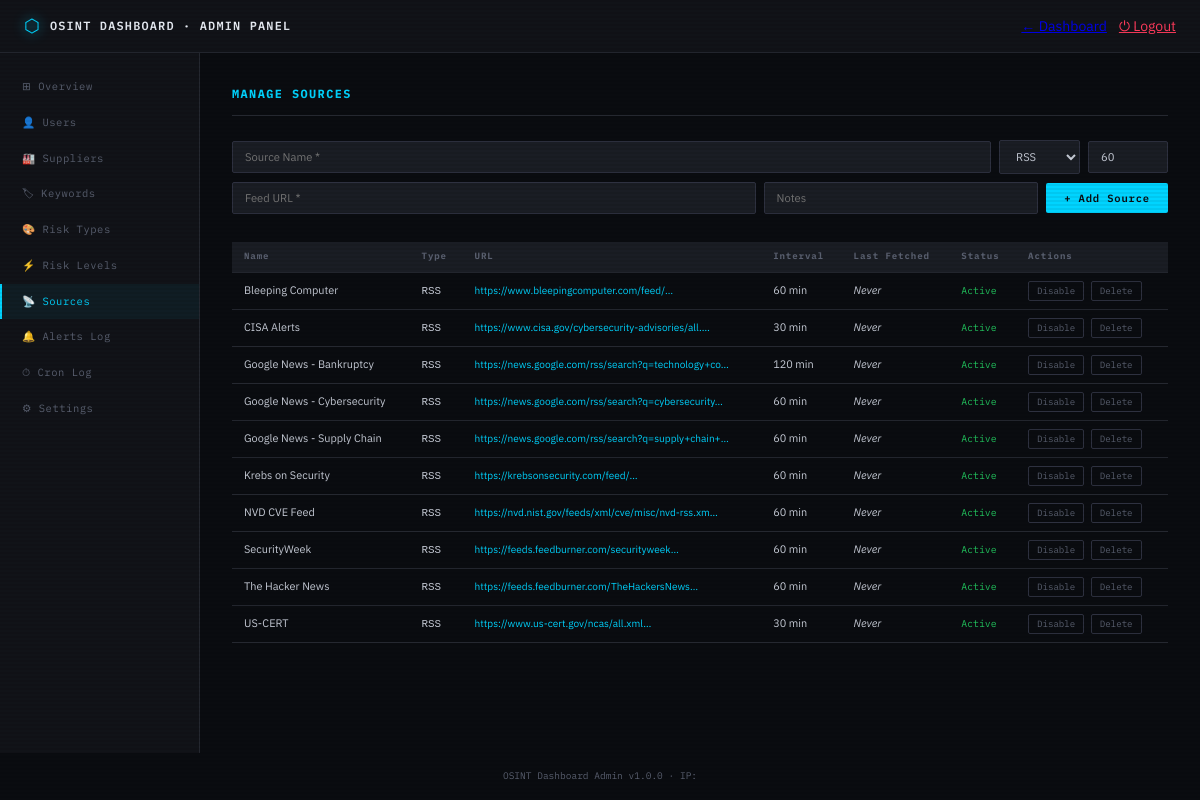
The app's page /admin/index.php?section=sources (signed in) with its own data.
### tables this page shows
CREATE TABLE IF NOT EXISTS sources (
    id INT AUTO_INCREMENT PRIMARY KEY,
    name VARCHAR(255) NOT NULL,
    type ENUM('RSS', 'API', 'Scrape') DEFAULT 'RSS',
    url TEXT NOT NULL,
    active TINYINT(1) DEFAULT 1,
    last_fetched DATETIME,
    fetch_interval INT DEFAULT 60 COMMENT 'Minutes between fetches',
    notes TEXT,
    created_at TIMESTAMP DEFAULT CURRENT_TIMESTAMP
);

### config.php (called while the page is built, shortened)
<?php
function e(string $s): string {
    return htmlspecialchars($s, ENT_QUOTES | ENT_SUBSTITUTE, 'UTF-8');
}

### admin/index.php (the view, shortened to what this page needs)
<?php
require_once __DIR__ . '/../config.php';
if (empty($_SESSION['admin_auth'])) { ?>
<?php exit; }
$section = $_GET['section'] ?? ($_POST['section'] ?? 'dashboard');
$db = getDB();
?>
<!DOCTYPE html>
<html lang="en">
<head>
<link rel="stylesheet" href="../assets/css/dashboard.css">
<link rel="stylesheet" href="admin.css">
</head>
<body>
<header class="topbar">
  <div class="topbar-inner">
    <div class="logo"><span class="logo-icon">⬡</span><span class="logo-text">OSINT Dashboard · Admin Panel</span></div>
    <nav class="topbar-nav">
      <a href="../index.php" class="nav-link">← Dashboard</a>
      <a href="?logout=1" class="nav-link" style="color:var(--high);border-color:var(--high)">⏻ Logout</a>
    </nav>
  </div>
</header>
<div class="admin-layout">
<aside class="admin-sidebar">
<?php
$sections = [
  'dashboard'   => ['⊞', 'Overview'],
  'users'       => ['👤', 'Users'],
  'suppliers'   => ['🏭', 'Suppliers'],
  'keywords'    => ['🏷', 'Keywords'],
  'risk_types'  => ['🎨', 'Risk Types'],
  'risk_levels' => ['⚡', 'Risk Levels'],
  'sources'     => ['📡', 'Sources'],
  'alerts'      => ['🔔', 'Alerts Log'],
  'cron'        => ['⏱', 'Cron Log'],
  'settings'    => ['⚙', 'Settings'],
];
foreach ($sections as $key => [$icon, $label]):
?>
  <a href="?section=<?= $key ?>" class="sidebar-link <?= $section===$key?'active':'' ?>"><?= $icon ?> <?= $label ?></a>
<?php endforeach; ?>
</aside>
<main class="admin-content">
<?php
if ($section === 'dashboard'):
    $stats   = $db->query("SELECT COUNT(*) AS total, SUM(risk_level='High') AS high, SUM(risk_level='Medium') AS med, SUM(risk_level='Low') AS low FROM alerts WHERE dismissed=0")->fetch();
    $lastCron = $db->query("SELECT * FROM cron_log ORDER BY run_at DESC LIMIT 1")->fetch();
    $totalUsers     = $db->query("SELECT COUNT(*) FROM users")->fetchColumn();
    $totalSuppliers = $db->query("SELECT COUNT(*) FROM suppliers WHERE active=1")->fetchColumn();
    $totalSources   = $db->query("SELECT COUNT(*) FROM sources WHERE active=1")->fetchColumn();
    $totalKeywords  = $db->query("SELECT COUNT(*) FROM keywords WHERE active=1")->fetchColumn();
?>
<h1 class="admin-h1">System Overview</h1>
<div class="overview-grid">
  <div class="ov-card"><div class="ov-val"><?= (int)$stats['total'] ?></div><div class="ov-label">Active Alerts</div></div>
  <div class="ov-card red"><div class="ov-val"><?= (int)$stats['high'] ?></div><div class="ov-label">High Risk</div></div>
  <div class="ov-card yellow"><div class="ov-val"><?= (int)$stats['med'] ?></div><div class="ov-label">Medium Risk</div></div>
  <div class="ov-card green"><div class="ov-val"><?= (int)$stats['low'] ?></div><div class="ov-label">Low Risk</div></div>
  <div class="ov-card"><div class="ov-val"><?= (int)$totalUsers ?></div><div class="ov-label">Users</div></div>
  <div class="ov-card"><div class="ov-val"><?= (int)$totalSuppliers ?></div><div class="ov-label">Suppliers</div></div>
  <div class="ov-card"><div class="ov-val"><?= (int)$totalSources ?></div><div class="ov-label">Sources</div></div>
  <div class="ov-card"><div class="ov-val"><?= (int)$totalKeywords ?></div><div class="ov-label">Keywords</div></div>
</div>
<?php if ($lastCron): ?>
<div class="info-box"><strong>Last Cron Run:</strong> <?= e($lastCron['run_at']) ?> · Source: <?= e($lastCron['source_name']) ?> · Items: <?= (int)$lastCron['items_fetched'] ?> · Alerts: <?= (int)$lastCron['alerts_created'] ?></div>
<?php endif; ?>
<div class="info-box"><strong>Cron Command:</strong><br><code>*/30 * * * * php <?= e(dirname(__DIR__)) ?>/run_cron.php</code></div>
<?php
elseif ($section === 'sources'):
    $sources = $db->query("SELECT * FROM sources ORDER BY name")->fetchAll();
?>
<h1 class="admin-h1">Manage Sources</h1>
<form method="POST" class="admin-form">
  <div class="form-row">
    <input name="name" placeholder="Source Name *" required class="form-input" style="flex:1">
    <select name="type" class="form-select"><option>RSS</option><option>API</option><option>Scrape</option></select>
    <input name="fetch_interval" type="number" placeholder="Interval (min)" value="60" class="form-input" style="width:80px">
  </div>
  <div class="form-row">
    <input name="url" placeholder="Feed URL *" required class="form-input" style="flex:2">
    <input name="notes" placeholder="Notes" class="form-input" style="flex:1">
    <button type="submit" name="add_source" class="btn-admin-primary">+ Add Source</button>
  </div>
</form>
<table class="admin-table">
  <thead><tr><th>Name</th><th>Type</th><th>URL</th><th>Interval</th><th>Last Fetched</th><th>Status</th><th>Actions</th></tr></thead>
  <tbody>
  <?php foreach ($sources as $s): ?>
  <tr class="<?= $s['active']?'':'row-disabled' ?>">
    <td><?= e($s['name']) ?></td>
    <td><code><?= e($s['type']) ?></code></td>
    <td><a href="<?= e($s['url']) ?>" target="_blank" class="table-link"><?= e(substr($s['url'],0,50)) ?>…</a></td>
    <td><?= (int)$s['fetch_interval'] ?> min</td>
    <td><?= $s['last_fetched']?e($s['last_fetched']):'<em>Never</em>' ?></td>
    <td><?= $s['active']?'<span class="status-on">Active</span>':'<span class="status-off">Inactive</span>' ?></td>
    <td>
      <form method="POST" style="display:inline"><input type="hidden" name="id" value="<?= $s['id'] ?>"><button name="toggle_source" class="btn-sm"><?= $s['active']?'Disable':'Enable' ?></button></form>
      <form method="POST" style="display:inline" onsubmit="return confirm('Delete?')"><input type="hidden" name="id" value="<?= $s['id'] ?>"><button name="delete_source" class="btn-sm btn-danger">Delete</button></form>
    </td>
  </tr>
  <?php endforeach; ?>
  </tbody>
</table>
<?php
endif; ?>
</main>
</div>
<footer style="max-width:1600px;margin:0 auto;padding:16px 24px;text-align:center;font-family:var(--font-mono);font-size:0.68rem;color:var(--text-dim)">
  OSINT Dashboard Admin v<?= APP_VERSION ?> · IP: <?= e($_SESSION['admin_ip']??'') ?>
</footer>
</body>
</html>

### assets/css/dashboard.css (style rules this page uses)
:root { --bg: #0a0c10; --surface: #111318; --surface2: #1a1d24; --border: #252830; --border2: #2e3140; --text: #c8cdd8; --text-dim: #5a6070; --text-bright: #e8ecf4; --accent: #00d4ff; --accent-dim: #0099bb; --high: #ff3b5c; --high-dim: #7a1025; --medium: #f59e0b; --medium-dim: #7a4f05; --low: #22c55e; --low-dim: #0d5c2a; --security: #8b5cf6; --financial: #f97316; --supply: #06b6d4; --geo: #ec4899; --font-mono: 'IBM Plex Mono', monospace; --font-sans: 'IBM Plex Sans', sans-serif; }
*, *::before, *::after { box-sizing: border-box; margin: 0; padding: 0; }
html { font-size: 14px; scroll-behavior: smooth; }
body { background: var(--bg); color: var(--text); font-family: var(--font-sans); min-height: 100vh; line-height: 1.5; }
body::before { content: ''; position: fixed; inset: 0; background: repeating-linear-gradient( 0deg, transparent, transparent 2px, rgba(0,0,0,0.06) 2px, rgba(0,0,0,0.06) 4px ); pointer-events: none; z-index: 9999; }
.topbar { background: var(--surface); border-bottom: 1px solid var(--border); position: sticky; top: 0; z-index: 100; }
.topbar-inner { max-width: 1600px; margin: 0 auto; padding: 0 24px; height: 52px; display: flex; align-items: center; justify-content: space-between; }
.logo { display: flex; align-items: center; gap: 10px; }
.logo-icon { font-size: 1.3rem; color: var(--accent); filter: drop-shadow(0 0 6px var(--accent)); }
.logo-text { font-family: var(--font-mono); font-size: 0.85rem; font-weight: 600; letter-spacing: 0.1em; color: var(--text-bright); text-transform: uppercase; }
.topbar-nav { display: flex; align-items: center; gap: 12px; }

### admin/admin.css (style rules this page uses)
.admin-layout { display: flex; min-height: calc(100vh - 52px - 48px); max-width: 1600px; margin: 0 auto; }
.admin-sidebar { width: 200px; min-width: 200px; background: var(--surface); border-right: 1px solid var(--border); padding: 16px 0; display: flex; flex-direction: column; }
.sidebar-link { display: block; font-family: var(--font-mono); font-size: 0.75rem; letter-spacing: 0.05em; color: var(--text-dim); text-decoration: none; padding: 10px 20px; transition: all 0.12s; border-left: 2px solid transparent; }
.sidebar-link.active { color: var(--accent); border-left-color: var(--accent); background: rgba(0,212,255,0.05); }
.admin-content { flex: 1; padding: 32px; overflow-x: auto; }
.admin-h1 { font-family: var(--font-mono); font-size: 0.85rem; letter-spacing: 0.12em; color: var(--accent); text-transform: uppercase; margin-bottom: 24px; padding-bottom: 12px; border-bottom: 1px solid var(--border); }
.admin-form { margin-bottom: 28px; }
.form-row { display: flex; gap: 8px; flex-wrap: wrap; margin-bottom: 8px; align-items: center; }
.form-input, .form-select, .form-textarea { background: var(--surface2); border: 1px solid var(--border2); color: var(--text); font-family: var(--font-sans); font-size: 0.8rem; padding: 8px 12px; border-radius: 2px; outline: none; transition: border-color 0.15s; }
.btn-admin-primary { background: var(--accent); color: var(--bg); border: none; font-family: var(--font-mono); font-size: 0.75rem; font-weight: 600; letter-spacing: 0.08em; padding: 8px 18px; cursor: pointer; border-radius: 2px; transition: opacity 0.15s; white-space: nowrap; }
.admin-table { width: 100%; border-collapse: collapse; font-size: 0.78rem; }
.admin-table th { font-family: var(--font-mono); font-size: 0.65rem; letter-spacing: 0.1em; color: var(--text-dim); text-align: left; padding: 8px 12px; background: var(--surface2); border-bottom: 1px solid var(--border); white-space: nowrap; }
.admin-table td { padding: 8px 12px; border-bottom: 1px solid var(--border); vertical-align: middle; }
.btn-sm { font-family: var(--font-mono); font-size: 0.65rem; padding: 3px 8px; background: transparent; border: 1px solid var(--border2); color: var(--text-dim); cursor: pointer; border-radius: 2px; margin-right: 4px; transition: all 0.12s; text-decoration: none; display: inline-block; }
.table-link { color: var(--accent); font-size: 0.72rem; text-decoration: none; }
.status-on { color: var(--low); font-family: var(--font-mono); font-size: 0.7rem; }

### records on screen
sources: name "Bleeping Computer", type "RSS", url "https://www.bleepingcomputer.com/feed/", fetch_interval "60", shows "Never", active "Active"
sources: name "CISA Alerts", type "RSS", url "https://www.cisa.gov/cybersecurity-advisories/all.", fetch_interval "30", shows "Never", active "Active"
sources: name "Google News - Bankruptcy", type "RSS", url "https://news.google.com/rss/search?q=technology+co", fetch_interval "120", shows "Never", active "Active"
sources: name "Google News - Cybersecurity", type "RSS", url "https://news.google.com/rss/search?q=cybersecurity", fetch_interval "60", shows "Never", active "Active"
sources: name "Google News - Supply Chain", type "RSS", url "https://news.google.com/rss/search?q=supply+chain+", fetch_interval "60", shows "Never", active "Active"
sources: name "Krebs on Security", type "RSS", url "https://krebsonsecurity.com/feed/", fetch_interval "60", shows "Never", active "Active"
sources: name "NVD CVE Feed", type "RSS", url "https://nvd.nist.gov/feeds/xml/cve/misc/nvd-rss.xm", fetch_interval "60", shows "Never", active "Active"
sources: name "SecurityWeek", type "RSS", url "https://feeds.feedburner.com/securityweek", fetch_interval "60", shows "Never", active "Active"
sources: name "The Hacker News", type "RSS", url "https://feeds.feedburner.com/TheHackersNews", fetch_interval "60", shows "Never", active "Active"
sources: name "US-CERT", type "RSS", url "https://www.us-cert.gov/ncas/all.xml", fetch_interval "30", shows "Never", active "Active"

### other values on screen
$icon "⊞"
$label "Overview"
$icon "👤"
$label "Users"
$icon "🏭"
$label "Suppliers"
$icon "🏷"
$label "Keywords"
$icon "🎨"
$label "Risk Types"
$icon "⚡"
$label "Risk Levels"
$icon "📡"
$label "Sources"
$icon "🔔"
